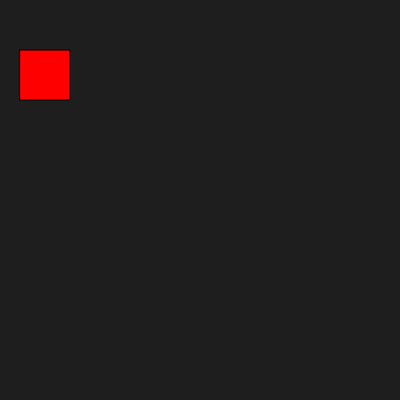
Frame 1 (no input)
Frame 60 (no input): identical to frame 1, image omitted
Frame 120 (the mouse pressed at the canvas centre since frame 60): identical to frame 1, image omitted

The p5.js sketch that drew this single still picture (run headless with seeded random() and noise() and a simulated clock; from frame 60 on, the mouse is pressed at the canvas centre):

// p5.js sketch
// ── sketch.js

function setup() {
  createCanvas(400,400);
}

function draw() 
{
  background(30);
  fill("red")
  rect(20,50,50,50)
}
